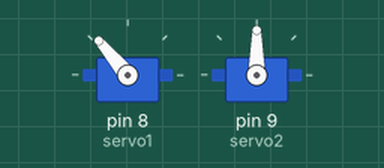
This sketch was run on a simulated Arduino Uno, built with avr-gcc and run on an emulated ATmega328P. Shown: 2 × servo.

Above: at 5.95 s.
At 14.15 s:
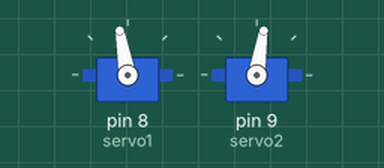
At 18.25 s:
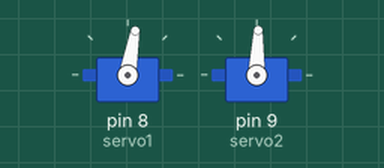
At 22.45 s:
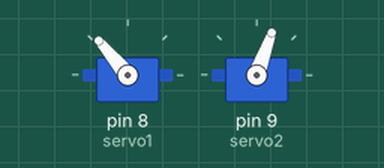
Timing chart, 0 to 27.4 s (numbered marks = the images above):
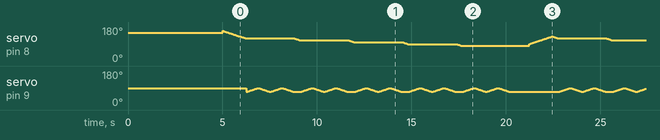

The sketch:

combing_robot.ino
```cpp
#include <Servo.h>

Servo servo1;
Servo servo2;

int i;
int ii;
int d=30;
int s=130;
int r=4;

void setup() {
  servo1.attach(8);
  servo2.attach(9);

servo1.write(150);
delay(5000);

for (i=160;i>=s;i--)
{
   servo1.write(i);
   delay(d);
}


}

void loop() {


for (ii=0;ii<=r;ii++)
{
S1();
S2();
}

delay(1000);

s=130;
for (ii=(s-(r*10));ii<=s;ii++)
{
   servo1.write(ii);
   delay(d);
}

}


void S1 ()
{

for (i=s;i>=s-10;i--)
{
   servo1.write(i);
   delay(d);
}
  s=s-10;
}


void S2 ()
{
  for (i=70;i<=90;i++)
{
   servo2.write(i);
   delay(d);
}

  for (i=90;i>=70;i--)
{
   servo2.write(i);
   delay(d);
}
  for (i=70;i<=90;i++)
{
   servo2.write(i);
   delay(d);
}

  for (i=90;i>=70;i--)
{
   servo2.write(i);
   delay(d);
}

}
```

Measured:
- by itself, servo on pin 9 (servo2): moves between 70° and 90°, repeating every 16.5 s
